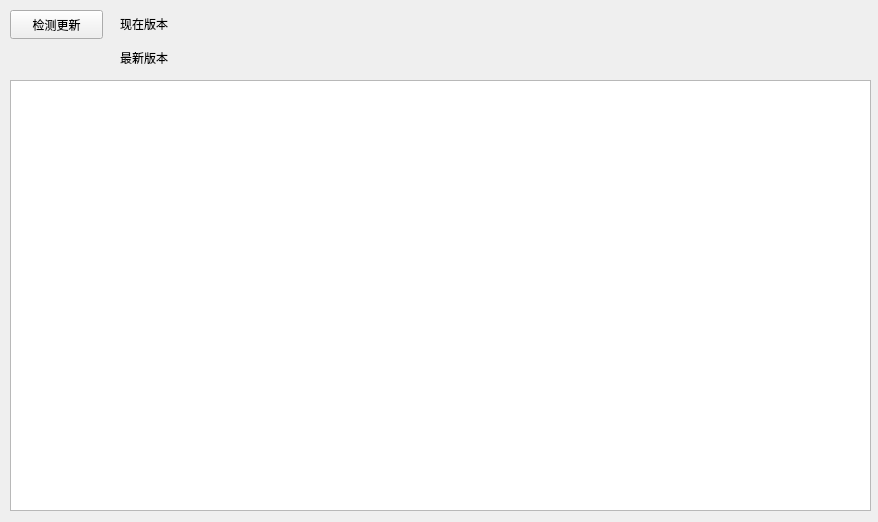
<?xml version="1.0" encoding="UTF-8"?>
<ui version="4.0">
 <class>Widget</class>
 <widget class="QWidget" name="Widget">
  <property name="geometry">
   <rect>
    <x>0</x>
    <y>0</y>
    <width>878</width>
    <height>522</height>
   </rect>
  </property>
  <property name="windowTitle">
   <string>Widget</string>
  </property>
  <widget class="QPushButton" name="pushButton">
   <property name="geometry">
    <rect>
     <x>10</x>
     <y>10</y>
     <width>93</width>
     <height>29</height>
    </rect>
   </property>
   <property name="text">
    <string>检测更新</string>
   </property>
  </widget>
  <widget class="QWidget" name="verticalLayoutWidget">
   <property name="geometry">
    <rect>
     <x>120</x>
     <y>10</y>
     <width>81</width>
     <height>61</height>
    </rect>
   </property>
   <layout class="QVBoxLayout" name="verticalLayout">
    <item>
     <widget class="QLabel" name="label">
      <property name="text">
       <string>现在版本</string>
      </property>
     </widget>
    </item>
    <item>
     <widget class="QLabel" name="label_2">
      <property name="text">
       <string>最新版本</string>
      </property>
     </widget>
    </item>
   </layout>
  </widget>
  <widget class="QWidget" name="verticalLayoutWidget_2">
   <property name="geometry">
    <rect>
     <x>220</x>
     <y>10</y>
     <width>641</width>
     <height>61</height>
    </rect>
   </property>
   <layout class="QVBoxLayout" name="verticalLayout_2">
    <item>
     <widget class="QLabel" name="now1">
      <property name="text">
       <string/>
      </property>
     </widget>
    </item>
    <item>
     <widget class="QLabel" name="new1">
      <property name="text">
       <string/>
      </property>
     </widget>
    </item>
   </layout>
  </widget>
  <widget class="QTextEdit" name="text">
   <property name="geometry">
    <rect>
     <x>10</x>
     <y>80</y>
     <width>861</width>
     <height>431</height>
    </rect>
   </property>
   <property name="tabChangesFocus">
    <bool>false</bool>
   </property>
   <property name="undoRedoEnabled">
    <bool>true</bool>
   </property>
   <property name="acceptRichText">
    <bool>true</bool>
   </property>
  </widget>
 </widget>
 <resources/>
 <connections/>
</ui>
